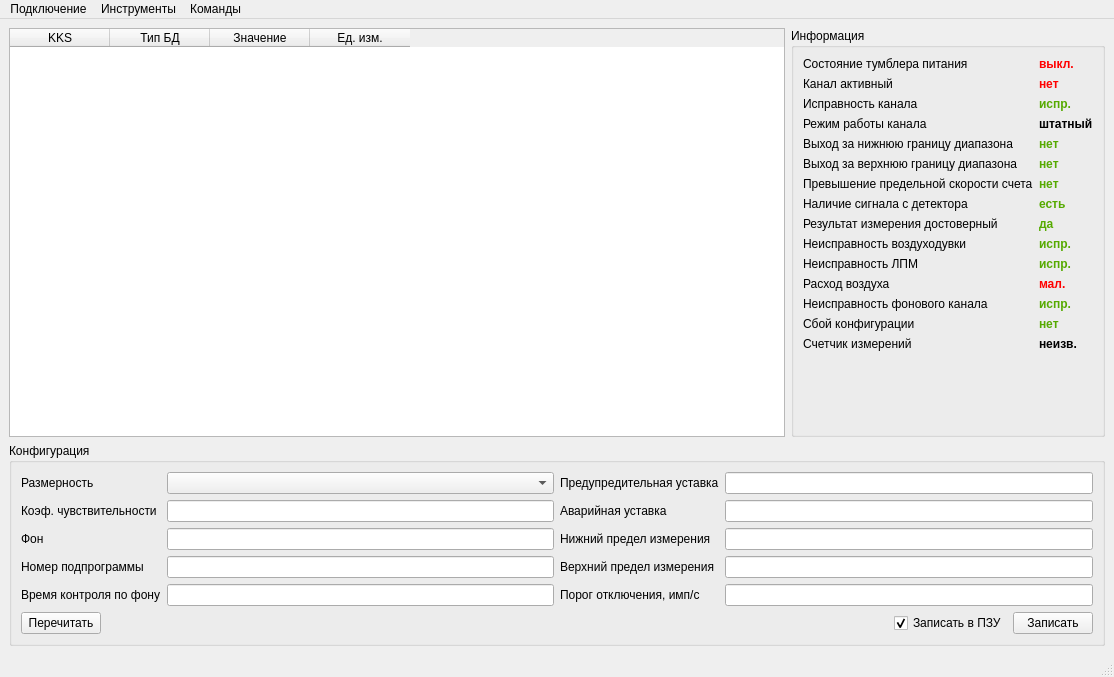
<?xml version="1.0" encoding="UTF-8"?>
<ui version="4.0">
 <class>MainWindow</class>
 <widget class="QMainWindow" name="MainWindow">
  <property name="geometry">
   <rect>
    <x>0</x>
    <y>0</y>
    <width>1114</width>
    <height>677</height>
   </rect>
  </property>
  <property name="windowTitle">
   <string>Конфигуратор локальных станций</string>
  </property>
  <widget class="QWidget" name="centralwidget">
   <layout class="QVBoxLayout" name="verticalLayout_2">
    <item>
     <layout class="QHBoxLayout" name="horizontalLayout">
      <item>
       <widget class="QTableWidget" name="channelsTable">
        <property name="selectionMode">
         <enum>QAbstractItemView::SingleSelection</enum>
        </property>
        <property name="selectionBehavior">
         <enum>QAbstractItemView::SelectRows</enum>
        </property>
        <column>
         <property name="text">
          <string>KKS</string>
         </property>
        </column>
        <column>
         <property name="text">
          <string>Тип БД</string>
         </property>
        </column>
        <column>
         <property name="text">
          <string>Значение</string>
         </property>
        </column>
        <column>
         <property name="text">
          <string>Ед. изм.</string>
         </property>
        </column>
       </widget>
      </item>
      <item>
       <widget class="QGroupBox" name="groupBox">
        <property name="title">
         <string>Информация</string>
        </property>
        <layout class="QFormLayout" name="formLayout_3">
         <item row="0" column="0">
          <widget class="QLabel" name="label_11">
           <property name="text">
            <string>Состояние тумблера питания</string>
           </property>
          </widget>
         </item>
         <item row="0" column="1">
          <widget class="QLabel" name="powerLabel">
           <property name="font">
            <font>
             <weight>75</weight>
             <bold>true</bold>
            </font>
           </property>
           <property name="styleSheet">
            <string notr="true">color: rgb(255, 0, 0);</string>
           </property>
           <property name="text">
            <string>выкл.</string>
           </property>
          </widget>
         </item>
         <item row="1" column="0">
          <widget class="QLabel" name="label_14">
           <property name="text">
            <string>Канал активный</string>
           </property>
          </widget>
         </item>
         <item row="1" column="1">
          <widget class="QLabel" name="activeLabel">
           <property name="font">
            <font>
             <weight>75</weight>
             <bold>true</bold>
            </font>
           </property>
           <property name="styleSheet">
            <string notr="true">color: rgb(255, 0, 0);</string>
           </property>
           <property name="text">
            <string>нет</string>
           </property>
          </widget>
         </item>
         <item row="2" column="0">
          <widget class="QLabel" name="label_16">
           <property name="text">
            <string>Исправность канала</string>
           </property>
          </widget>
         </item>
         <item row="2" column="1">
          <widget class="QLabel" name="channelFailureLabel">
           <property name="font">
            <font>
             <weight>75</weight>
             <bold>true</bold>
            </font>
           </property>
           <property name="styleSheet">
            <string notr="true">color: rgb(85, 170, 0);</string>
           </property>
           <property name="text">
            <string>испр.</string>
           </property>
          </widget>
         </item>
         <item row="3" column="0">
          <widget class="QLabel" name="label_18">
           <property name="text">
            <string>Режим работы канала</string>
           </property>
          </widget>
         </item>
         <item row="3" column="1">
          <widget class="QLabel" name="channelModeLabel">
           <property name="font">
            <font>
             <weight>75</weight>
             <bold>true</bold>
            </font>
           </property>
           <property name="text">
            <string>штатный</string>
           </property>
          </widget>
         </item>
         <item row="4" column="0">
          <widget class="QLabel" name="label_23">
           <property name="text">
            <string>Выход за нижнюю границу диапазона</string>
           </property>
          </widget>
         </item>
         <item row="4" column="1">
          <widget class="QLabel" name="lowRangeLabel">
           <property name="font">
            <font>
             <weight>75</weight>
             <bold>true</bold>
            </font>
           </property>
           <property name="styleSheet">
            <string notr="true">color: rgb(85, 170, 0);</string>
           </property>
           <property name="text">
            <string>нет</string>
           </property>
          </widget>
         </item>
         <item row="5" column="0">
          <widget class="QLabel" name="label_19">
           <property name="text">
            <string>Выход за верхнюю границу диапазона</string>
           </property>
          </widget>
         </item>
         <item row="5" column="1">
          <widget class="QLabel" name="highRahgeLabel">
           <property name="font">
            <font>
             <weight>75</weight>
             <bold>true</bold>
            </font>
           </property>
           <property name="styleSheet">
            <string notr="true">color: rgb(85, 170, 0);</string>
           </property>
           <property name="text">
            <string>нет</string>
           </property>
          </widget>
         </item>
         <item row="6" column="0">
          <widget class="QLabel" name="label_21">
           <property name="text">
            <string>Превышение предельной скорости счета</string>
           </property>
          </widget>
         </item>
         <item row="6" column="1">
          <widget class="QLabel" name="maxCPSLabel">
           <property name="font">
            <font>
             <weight>75</weight>
             <bold>true</bold>
            </font>
           </property>
           <property name="styleSheet">
            <string notr="true">color: rgb(85, 170, 0);</string>
           </property>
           <property name="text">
            <string>нет</string>
           </property>
          </widget>
         </item>
         <item row="7" column="0">
          <widget class="QLabel" name="label_26">
           <property name="text">
            <string>Наличие сигнала с детектора</string>
           </property>
          </widget>
         </item>
         <item row="7" column="1">
          <widget class="QLabel" name="signalLabel">
           <property name="font">
            <font>
             <weight>75</weight>
             <bold>true</bold>
            </font>
           </property>
           <property name="styleSheet">
            <string notr="true">color: rgb(85, 170, 0);</string>
           </property>
           <property name="text">
            <string>есть</string>
           </property>
          </widget>
         </item>
         <item row="8" column="0">
          <widget class="QLabel" name="label_31">
           <property name="text">
            <string>Результат измерения достоверный</string>
           </property>
          </widget>
         </item>
         <item row="8" column="1">
          <widget class="QLabel" name="relayabilityLabel">
           <property name="font">
            <font>
             <weight>75</weight>
             <bold>true</bold>
            </font>
           </property>
           <property name="styleSheet">
            <string notr="true">color: rgb(85, 170, 0);</string>
           </property>
           <property name="text">
            <string>да</string>
           </property>
          </widget>
         </item>
         <item row="9" column="0">
          <widget class="QLabel" name="label_27">
           <property name="text">
            <string>Неисправность воздуходувки</string>
           </property>
          </widget>
         </item>
         <item row="9" column="1">
          <widget class="QLabel" name="gasflowFailureLabel">
           <property name="font">
            <font>
             <weight>75</weight>
             <bold>true</bold>
            </font>
           </property>
           <property name="styleSheet">
            <string notr="true">color: rgb(85, 170, 0);</string>
           </property>
           <property name="text">
            <string>испр.</string>
           </property>
          </widget>
         </item>
         <item row="10" column="0">
          <widget class="QLabel" name="label_29">
           <property name="text">
            <string>Неисправность ЛПМ</string>
           </property>
          </widget>
         </item>
         <item row="10" column="1">
          <widget class="QLabel" name="lpmFailureLabel">
           <property name="font">
            <font>
             <weight>75</weight>
             <bold>true</bold>
            </font>
           </property>
           <property name="styleSheet">
            <string notr="true">color: rgb(85, 170, 0);</string>
           </property>
           <property name="text">
            <string>испр.</string>
           </property>
          </widget>
         </item>
         <item row="11" column="0">
          <widget class="QLabel" name="label_34">
           <property name="text">
            <string>Расход воздуха</string>
           </property>
          </widget>
         </item>
         <item row="11" column="1">
          <widget class="QLabel" name="airflowLabel">
           <property name="font">
            <font>
             <weight>75</weight>
             <bold>true</bold>
            </font>
           </property>
           <property name="styleSheet">
            <string notr="true">color: rgb(255, 0, 0);</string>
           </property>
           <property name="text">
            <string>мал.</string>
           </property>
          </widget>
         </item>
         <item row="12" column="0">
          <widget class="QLabel" name="label_35">
           <property name="text">
            <string>Неисправность фонового канала</string>
           </property>
          </widget>
         </item>
         <item row="12" column="1">
          <widget class="QLabel" name="bgChannelFailureLabel">
           <property name="font">
            <font>
             <weight>75</weight>
             <bold>true</bold>
            </font>
           </property>
           <property name="styleSheet">
            <string notr="true">color: rgb(85, 170, 0);</string>
           </property>
           <property name="text">
            <string>испр.</string>
           </property>
          </widget>
         </item>
         <item row="13" column="0">
          <widget class="QLabel" name="label_37">
           <property name="text">
            <string>Сбой конфигурации</string>
           </property>
          </widget>
         </item>
         <item row="13" column="1">
          <widget class="QLabel" name="configFailureLabel">
           <property name="font">
            <font>
             <weight>75</weight>
             <bold>true</bold>
            </font>
           </property>
           <property name="styleSheet">
            <string notr="true">color: rgb(85, 170, 0);</string>
           </property>
           <property name="text">
            <string>нет</string>
           </property>
          </widget>
         </item>
         <item row="14" column="0">
          <widget class="QLabel" name="label_40">
           <property name="text">
            <string>Счетчик измерений</string>
           </property>
          </widget>
         </item>
         <item row="14" column="1">
          <widget class="QLabel" name="measCounterLabel">
           <property name="font">
            <font>
             <weight>75</weight>
             <bold>true</bold>
            </font>
           </property>
           <property name="text">
            <string>неизв.</string>
           </property>
          </widget>
         </item>
        </layout>
       </widget>
      </item>
     </layout>
    </item>
    <item>
     <widget class="QGroupBox" name="groupBox_2">
      <property name="title">
       <string>Конфигурация</string>
      </property>
      <layout class="QVBoxLayout" name="verticalLayout">
       <item>
        <layout class="QHBoxLayout" name="horizontalLayout_2">
         <item>
          <layout class="QFormLayout" name="formLayout">
           <item row="0" column="0">
            <widget class="QLabel" name="label">
             <property name="text">
              <string>Размерность</string>
             </property>
            </widget>
           </item>
           <item row="0" column="1">
            <widget class="QComboBox" name="uomBox"/>
           </item>
           <item row="1" column="0">
            <widget class="QLabel" name="label_2">
             <property name="text">
              <string>Коэф. чувствительности</string>
             </property>
            </widget>
           </item>
           <item row="1" column="1">
            <widget class="QLineEdit" name="coeffEdit"/>
           </item>
           <item row="2" column="0">
            <widget class="QLabel" name="label_3">
             <property name="text">
              <string>Фон</string>
             </property>
            </widget>
           </item>
           <item row="2" column="1">
            <widget class="QLineEdit" name="backgroundEdit"/>
           </item>
           <item row="3" column="0">
            <widget class="QLabel" name="label_4">
             <property name="text">
              <string>Номер подпрограммы</string>
             </property>
            </widget>
           </item>
           <item row="3" column="1">
            <widget class="QLineEdit" name="subroutineEdit"/>
           </item>
           <item row="4" column="0">
            <widget class="QLabel" name="label_5">
             <property name="text">
              <string>Время контроля по фону</string>
             </property>
            </widget>
           </item>
           <item row="4" column="1">
            <widget class="QLineEdit" name="bgTimeEdit"/>
           </item>
          </layout>
         </item>
         <item>
          <layout class="QFormLayout" name="formLayout_2">
           <item row="0" column="0">
            <widget class="QLabel" name="label_6">
             <property name="text">
              <string>Предупредительная уставка</string>
             </property>
            </widget>
           </item>
           <item row="0" column="1">
            <widget class="QLineEdit" name="alarmEdit"/>
           </item>
           <item row="1" column="0">
            <widget class="QLabel" name="label_7">
             <property name="text">
              <string>Аварийная уставка</string>
             </property>
            </widget>
           </item>
           <item row="1" column="1">
            <widget class="QLineEdit" name="emergencyEdit"/>
           </item>
           <item row="2" column="0">
            <widget class="QLabel" name="label_8">
             <property name="text">
              <string>Нижний предел измерения</string>
             </property>
            </widget>
           </item>
           <item row="2" column="1">
            <widget class="QLineEdit" name="loRangeEdit"/>
           </item>
           <item row="3" column="0">
            <widget class="QLabel" name="label_9">
             <property name="text">
              <string>Верхний предел измерения</string>
             </property>
            </widget>
           </item>
           <item row="3" column="1">
            <widget class="QLineEdit" name="hiRangeEdit"/>
           </item>
           <item row="4" column="0">
            <widget class="QLabel" name="label_10">
             <property name="text">
              <string>Порог отключения, имп/c</string>
             </property>
            </widget>
           </item>
           <item row="4" column="1">
            <widget class="QLineEdit" name="maxCPSEdit"/>
           </item>
          </layout>
         </item>
        </layout>
       </item>
       <item>
        <layout class="QHBoxLayout" name="horizontalLayout_3">
         <item>
          <widget class="QPushButton" name="readButton">
           <property name="text">
            <string>Перечитать</string>
           </property>
          </widget>
         </item>
         <item>
          <spacer name="horizontalSpacer">
           <property name="orientation">
            <enum>Qt::Horizontal</enum>
           </property>
           <property name="sizeHint" stdset="0">
            <size>
             <width>40</width>
             <height>20</height>
            </size>
           </property>
          </spacer>
         </item>
         <item>
          <widget class="QCheckBox" name="eepromBox">
           <property name="text">
            <string>Записать в ПЗУ</string>
           </property>
           <property name="checked">
            <bool>true</bool>
           </property>
          </widget>
         </item>
         <item>
          <widget class="QPushButton" name="writeButton">
           <property name="text">
            <string>Записать</string>
           </property>
          </widget>
         </item>
        </layout>
       </item>
      </layout>
     </widget>
    </item>
   </layout>
  </widget>
  <widget class="QMenuBar" name="menubar">
   <property name="geometry">
    <rect>
     <x>0</x>
     <y>0</y>
     <width>1114</width>
     <height>21</height>
    </rect>
   </property>
   <widget class="QMenu" name="menu">
    <property name="title">
     <string>Подключение</string>
    </property>
    <addaction name="connectAction"/>
    <addaction name="connSettingAction"/>
   </widget>
   <widget class="QMenu" name="menu_2">
    <property name="title">
     <string>Инструменты</string>
    </property>
    <addaction name="calcBackgroundAction"/>
   </widget>
   <widget class="QMenu" name="menu_3">
    <property name="title">
     <string>Команды</string>
    </property>
    <addaction name="action"/>
   </widget>
   <addaction name="menu"/>
   <addaction name="menu_2"/>
   <addaction name="menu_3"/>
  </widget>
  <widget class="QStatusBar" name="statusbar"/>
  <action name="connectAction">
   <property name="text">
    <string>Подключиться...</string>
   </property>
  </action>
  <action name="connSettingAction">
   <property name="text">
    <string>Настройки связи...</string>
   </property>
  </action>
  <action name="calcBackgroundAction">
   <property name="text">
    <string>Расчёт фона...</string>
   </property>
  </action>
  <action name="action">
   <property name="text">
    <string>Сохранить параметры в ПЗУ</string>
   </property>
  </action>
 </widget>
 <resources/>
 <connections/>
</ui>
